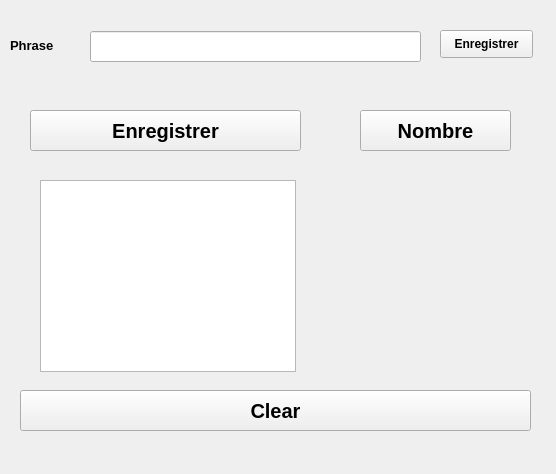
<?xml version="1.0" encoding="UTF-8"?>
<ui version="4.0">
 <class>Form</class>
 <widget class="QWidget" name="Form">
  <property name="geometry">
   <rect>
    <x>0</x>
    <y>0</y>
    <width>556</width>
    <height>474</height>
   </rect>
  </property>
  <property name="windowTitle">
   <string>Form</string>
  </property>
  <widget class="QLabel" name="label">
   <property name="geometry">
    <rect>
     <x>10</x>
     <y>30</y>
     <width>81</width>
     <height>31</height>
    </rect>
   </property>
   <property name="font">
    <font>
     <weight>75</weight>
     <bold>true</bold>
    </font>
   </property>
   <property name="text">
    <string>&lt;html&gt;&lt;head/&gt;&lt;body&gt;&lt;p&gt;&lt;span style=&quot; font-size:10pt;&quot;&gt;Phrase&lt;/span&gt;&lt;/p&gt;&lt;/body&gt;&lt;/html&gt;</string>
   </property>
  </widget>
  <widget class="QLineEdit" name="p">
   <property name="geometry">
    <rect>
     <x>90</x>
     <y>31</y>
     <width>331</width>
     <height>31</height>
    </rect>
   </property>
   <property name="font">
    <font>
     <pointsize>12</pointsize>
     <weight>75</weight>
     <bold>true</bold>
    </font>
   </property>
   <property name="text">
    <string/>
   </property>
  </widget>
  <widget class="QPushButton" name="b1">
   <property name="geometry">
    <rect>
     <x>440</x>
     <y>30</y>
     <width>93</width>
     <height>28</height>
    </rect>
   </property>
   <property name="font">
    <font>
     <pointsize>9</pointsize>
     <weight>75</weight>
     <bold>true</bold>
    </font>
   </property>
   <property name="cursor">
    <cursorShape>PointingHandCursor</cursorShape>
   </property>
   <property name="text">
    <string>Enregistrer</string>
   </property>
  </widget>
  <widget class="QPushButton" name="b2">
   <property name="geometry">
    <rect>
     <x>30</x>
     <y>110</y>
     <width>271</width>
     <height>41</height>
    </rect>
   </property>
   <property name="font">
    <font>
     <pointsize>15</pointsize>
     <weight>75</weight>
     <bold>true</bold>
    </font>
   </property>
   <property name="cursor">
    <cursorShape>PointingHandCursor</cursorShape>
   </property>
   <property name="text">
    <string>Enregistrer</string>
   </property>
  </widget>
  <widget class="QListWidget" name="lw">
   <property name="geometry">
    <rect>
     <x>40</x>
     <y>180</y>
     <width>256</width>
     <height>192</height>
    </rect>
   </property>
  </widget>
  <widget class="QPushButton" name="b3">
   <property name="geometry">
    <rect>
     <x>360</x>
     <y>110</y>
     <width>151</width>
     <height>41</height>
    </rect>
   </property>
   <property name="font">
    <font>
     <pointsize>15</pointsize>
     <weight>75</weight>
     <bold>true</bold>
    </font>
   </property>
   <property name="cursor">
    <cursorShape>PointingHandCursor</cursorShape>
   </property>
   <property name="text">
    <string>Nombre</string>
   </property>
  </widget>
  <widget class="QLabel" name="lb">
   <property name="geometry">
    <rect>
     <x>340</x>
     <y>170</y>
     <width>191</width>
     <height>51</height>
    </rect>
   </property>
   <property name="font">
    <font>
     <weight>75</weight>
     <bold>true</bold>
    </font>
   </property>
   <property name="text">
    <string>&lt;html&gt;&lt;head/&gt;&lt;body&gt;&lt;p&gt;&lt;br/&gt;&lt;/p&gt;&lt;/body&gt;&lt;/html&gt;</string>
   </property>
  </widget>
  <widget class="QPushButton" name="b4">
   <property name="geometry">
    <rect>
     <x>20</x>
     <y>390</y>
     <width>511</width>
     <height>41</height>
    </rect>
   </property>
   <property name="font">
    <font>
     <pointsize>15</pointsize>
     <weight>75</weight>
     <bold>true</bold>
    </font>
   </property>
   <property name="cursor">
    <cursorShape>PointingHandCursor</cursorShape>
   </property>
   <property name="text">
    <string>Clear</string>
   </property>
  </widget>
 </widget>
 <resources/>
 <connections/>
</ui>
